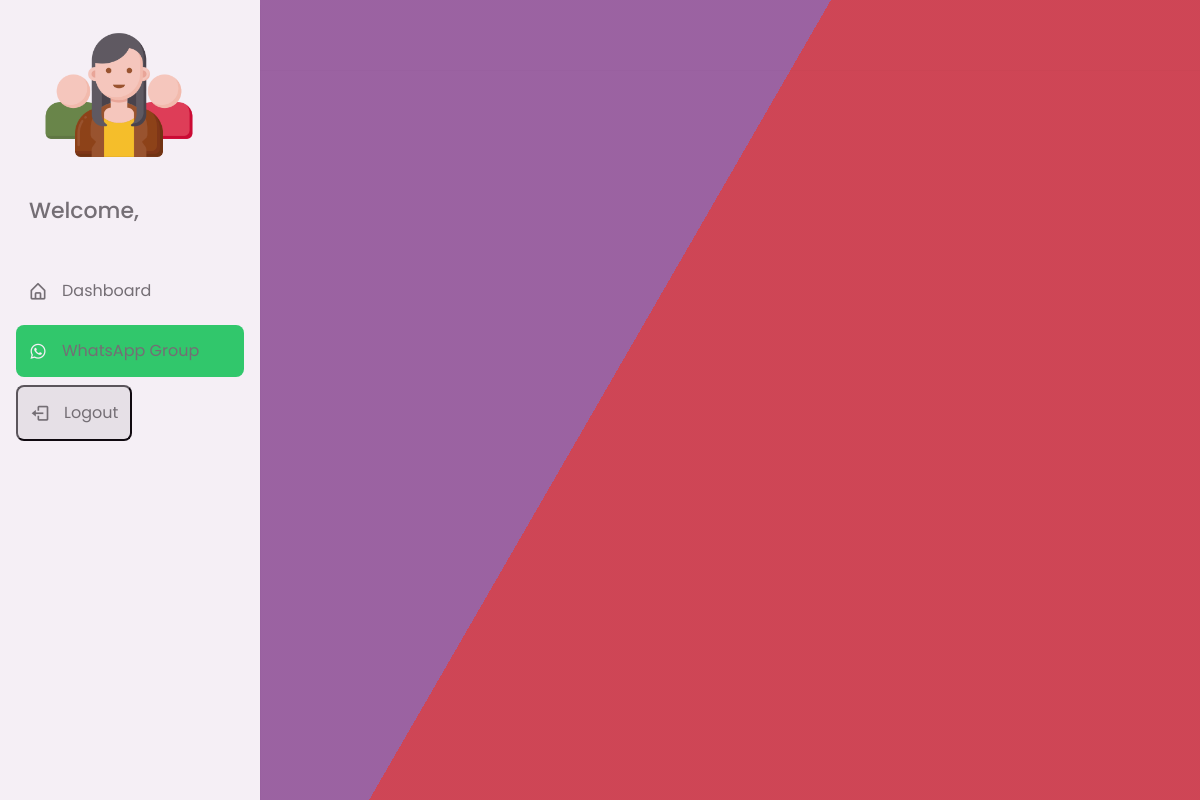
/caselist/ (signed in), run on an earlier commit of the app's database.
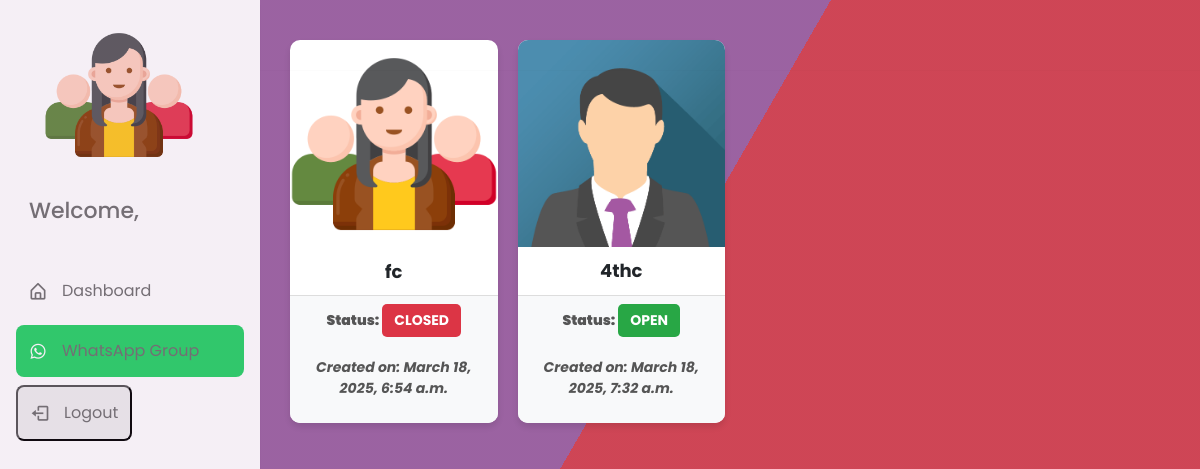
And on a later commit of the database.
### home/models.py (models this page shows, shortened)
class Case(models.Model):
    id = models.AutoField(primary_key=True)
    title = models.CharField(max_length=100)
    description = models.TextField()
    location = models.URLField()
    image = models.ImageField(upload_to='static/case_images/')
    status = models.CharField(max_length=100,default="Pending")
    created = models.DateTimeField(auto_now_add=True)
    updated = models.DateTimeField(auto_now=True)
    approved = models.BooleanField(default=False)
    created_by = models.CharField(max_length=100)
    closed_by = models.CharField(max_length=100, blank=True, null=True)

### home/views.py (the view)
# urls.py: path('caselist/', views.caseList, name='caselist'),
@login_required(login_url='home')
def caseList(request):
    admin = "False"
    if is_admin(request.user):
        base_template = 'admin_base.html'
        admin = "True"
    else:
        base_template = 'member_base.html'
    cases = Case.objects.filter(approved=True)
    return render(request, 'case_list.html', {'cases': cases, 'base_template': base_template, 'admin': admin})

### home/views.py (called while the page is built)
def is_admin(user):
    return user.groups.filter(name='ADMIN').exists()

### templates/case_list.html (shortened to what this page needs)
{% extends base_template %}
{% block content %}
{% load static %}
<div class="cases-container">
    {% for case in cases %}
        <a class="case-card"
        {% if approval != "True" %}
        href="{% url 'case_details' case.id %}"
        {% else %}
        href="{% url 'approval_case_details' case.id %}"
        {% endif %}
        >
            <img src="{{ case.image.url }}" alt="{{ case.title }}" class="case-image">
            <div class="case-title">{{ case.title }}</div>
            <div class="case-footer">
                {% if approval != "True" %}
                <p class="case-info">
                    <strong>Status:</strong>
                    {% if case.status == "open" %}
                        <span class="status-badge status-open">Open</span>
                    {% else %}
                        <span class="status-badge status-close">Closed</span>
                    {% endif %}
                </p>
                {% endif %}
                <p class="created-date">
                    Created on: {{case.created}}
                </p>
            </div>
        </a>
    {% endfor %}
</div>
{% endblock %}

What changed in the data, as far as the page shows it:
added Case: image (picture), title "fc", status "CLOSED", created "March 18, 2025, 6:54 a.m."
added Case: image (picture), title "4thc", status "OPEN", created "March 18, 2025, 7:32 a.m."
